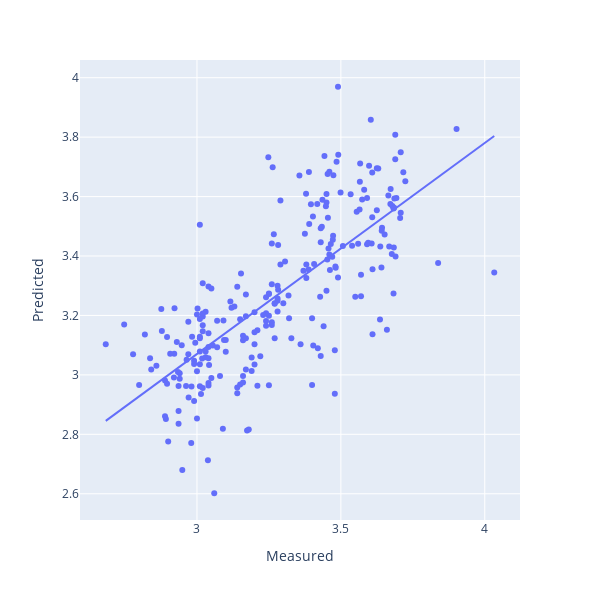

Notebook code for this chart:
### Code cell
optimise_pls_cv(X_waves,df_raw['PH'].values,40, True, 'PH')

### Figure 1 — Plotly figure (JSON) as saved in the notebook; plotly's stock layout.template omitted (floating-point values rounded to 4 significant figures; data arrays with more than 128 entries replaced by an {"elided": "..."} marker saying what was removed)
{"data": [{"hovertemplate": "Measured=%{x}<br>Predicted=%{y}<extra></extra>", "legendgroup": "", "marker": {"color": "#636efa", "symbol": "circle"}, "mode": "markers", "name": "", "orientation": "v", "showlegend": false, "type": "scatter", "x": {"elided": "250 float values"}, "xaxis": "x", "y": {"elided": "250 float values"}, "yaxis": "y"}, {"hovertemplate": "<b>OLS trendline</b><br>y = 0.710014 * x + 0.940188<br>R<sup>2</sup>=0.539968<br><br>Measured=%{x}<br>Predicted=%{y} <b>(trend)</b><extra></extra>", "legendgroup": "", "marker": {"color": "#636efa", "symbol": "circle"}, "mode": "lines", "name": "", "showlegend": false, "type": "scatter", "x": {"elided": "250 float values"}, "xaxis": "x", "y": {"elided": "250 float values"}, "yaxis": "y"}], "layout": {"height": 600, "legend": {"tracegroupgap": 0}, "margin": {"t": 60}, "width": 600, "xaxis": {"anchor": "y", "domain": [0, 1], "title": {"text": "Measured"}}, "yaxis": {"anchor": "x", "domain": [0, 1], "title": {"text": "Predicted"}}}}
